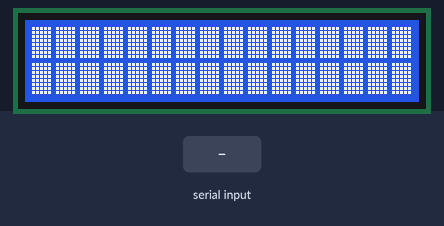
Simulated run of this sketch. Board: Arduino Uno, built with avr-gcc and run on an emulated ATmega328P. Shown: 16×2 character LCD. The test bench sets the inputs (shaded band). Random numbers use the default seed unless the sketch sets one; what the sketch prints to the serial monitor is not drawn.

Above: at 4.3 s.
4.4 s: "2\n" received over Serial
At 5.3 s:
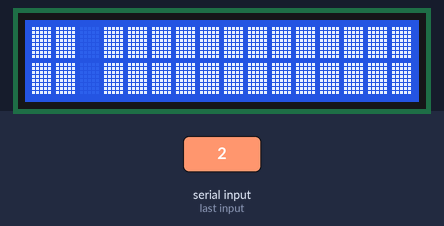
5.9 s: "3\n" received over Serial
At 6.5 s:
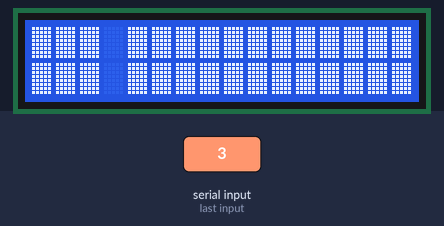
Timing chart, 0 to 8.9 s (numbered marks = the images above; inputs shaded):
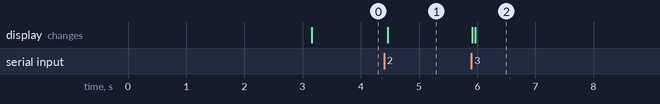

The sketch:

Examen_Abril.ino
```cpp
#include <LiquidCrystal_I2C.h>
#include <Wire.h>

LiquidCrystal_I2C lcd(0x27, 16, 2);

byte encendido[8] = {
0b00000,
0b00000,
0b00000,
0b00000,
0b00000,
0b00000,
0b00000,
0b00000
};

byte apagado[8] = {
0b11111,
0b11111,
0b11111,
0b11111,
0b11111,
0b11111,
0b11111,
0b11111
};

//1 apagado y 0 encendidos//

void setup() {
  Serial.begin(115200);
  lcd.init();
  lcd.backlight();
  lcd.createChar(0, encendido);
  lcd.createChar(1, apagado);
  lcd.setCursor(0,0);
  lcd.print("Emmanuel");// Autor
  lcd.setCursor(0,1);
  lcd.print("Examen Abril");// Ejercicio
  delay(3000);
  lcd.clear();
  for (int i=0;i<16;i++) {
      lcd.setCursor(i,0);
      lcd.write(byte(1));
      lcd.setCursor(i,1);
      lcd.write(byte(1));
      }
}

void loop() {
  String sec, opc;
  int inic, fin;
  sec = leerTrama('\n');
  opc = cortaTrozo(sec, inic, &fin, ':', true);
  inic = fin;
  if (opc == "1") {
    for (int i=0;i<16;i++) {
      lcd.setCursor(i,0);
      lcd.write(byte(1));
      lcd.setCursor(i,1);
      lcd.write(byte(1));
      }
    String resultado = "No hay ninguna columna encendida";
    Serial.println(resultado);
    }
  if (opc == "2") {
    String col;
    int columna;
    col = cortaTrozo(sec, inic, &fin, ':', true);
    columna = col.toInt();
    String res = "1 Columna encendida. Columna: " + col;
    for (int i=0;i<16;i++) {
    lcd.setCursor(i,0);
    lcd.write(byte(1));
    lcd.setCursor(i,1);
    lcd.write(byte(1));
    }
    lcd.setCursor(columna,0);
    lcd.write(byte(0));
    lcd.setCursor(columna,1);
    lcd.write(byte(0));
    Serial.println(res);
    }
  if (opc == "3") {
    for (int i=0;i<16;i++) {
    lcd.setCursor(i,0);
    lcd.write(byte(1));
    lcd.setCursor(i,1);
    lcd.write(byte(1));
    }
    String n, lista="";
    int N, *v_int, columna;
    n = cortaTrozo(sec, inic, &fin, ':', true);
    N = n.toInt();
    inic = fin;
    v_int = obtenListaEnteros(sec, inic, &fin, ':', true, N);
    for (int i=0;i<N;i++) {
       columna = v_int[i];
       lcd.setCursor(columna,0);
       lcd.write(byte(0));
       lcd.setCursor(columna,1);
       lcd.write(byte(0));
       if (i<N-1) {
          lista = lista + String(v_int[i]) + ',';
       }else{
          lista = lista + String(v_int[i]);
          }
       }
    Serial.println(lista);
    String conf;
    conf = leerTrama('\n');
    delay(5000);
    lcd.setCursor(7,0);
    lcd.print(conf);
    }
  if (opc == "4") {
    for (int i=0;i<16;i++) {
      lcd.setCursor(i,0);
      lcd.write(byte(1));
      lcd.setCursor(i,1);
      lcd.write(byte(1));
      }
    String n, lista;
    int N, ran;
    n = cortaTrozo(sec, inic, &fin, ':', true);
    lista = n + " columnas mostradas. Columnas: ";
    N = n.toInt();
    for (int i=0;i<N;i++){
      ran = random(0,15);
      lcd.setCursor(ran,0);
      lcd.write(byte(0));
      lcd.setCursor(ran,1);
      lcd.write(byte(0));
      if (i<N-1) {
          lista = lista + String(ran) + ',';
          }else{
          lista = lista + String(ran);
          }
      }
    Serial.println(lista);
    String conf;
    conf = leerTrama('\n');
    delay(5000);
    lcd.setCursor(7,0);
    lcd.print(conf);
    }
}


String cortaTrozo(String s, int inic, int *fin, char car, bool corta) {
    int pos_car;
    pos_car = s.indexOf(car,inic); // posicion de car empezando en inic
    *fin = pos_car + 1; // fin se asigna a donde comienza el siguiente campo
    if (pos_car!=-1) return s.substring(inic,pos_car); // Entre inic y fin
    else if (corta) return s.substring(inic); // Desde inic al final
    else return String("-1"); // Error, devuelve el String "-1"
}


int *obtenListaEnteros(String linea, int inic, int *fin, char car, bool c, int N) {
    int *v_int, i;
    String s;
    v_int = (int *) malloc(sizeof(int)*N); // Reserva de memoria
    for(i=0;i<N;i++) { // Para cada trozo
        s = cortaTrozo(linea, inic, fin, car, c); // s = v_i como String
        inic=*fin; // Apuntamos al principio del siguiente campo
        v_int[i] = s.toInt(); // s se convierte a entero y se almacena
    }
    return v_int; // Devolución del vector
    }


float *obtenListaFloat(String linea, int inic, int *fin, char car, bool c, int N) {
    float *v_float;
    int i;
    String s;
    v_float = (float *) malloc(sizeof(float)*N);
    for(i=0;i<N;i++) { // Para cada trozo
          s = cortaTrozo(linea, inic, fin, car, c); // s = v_i como String
          inic=*fin; // Apuntamos al principio del siguiente campo
          v_float[i] = s.toFloat(); // s se convierte a float y se almacena
    }
    return v_float; // Devolución del vector
}


float incrementaListaEn(float v[], int tam, float M) {
      int i;
      for(i=0;i<tam;i++) {
      v[i] += M;
      }
 return M;
}


String leerTrama(char c){
        while(Serial.available() < 1){
        delay(1);
        }
 return Serial.readStringUntil(c);
}
```

Measured:
- after the input at 4.4 s, the display: changes after 0.06 s (image 1)
- after the input at 5.9 s, the display: first changes at once (image 2 shows a later state)
